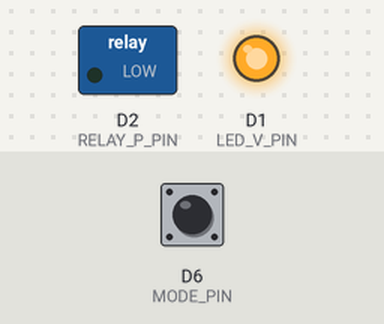
A sketch run on a simulated ESP8266 (NodeMCU). Parts: switched loads named in the sketch (green lamp = pin HIGH), output pins drawn as LEDs (lit = HIGH). The inputs (shaded band) are chosen by the test bench; at power-on: D6 (MODE_PIN) HIGH. Random numbers use the default seed unless the sketch sets one; EEPROM starts erased; what the sketch prints to the serial monitor is not drawn.

Above: at 1.5 s.
1.6 s: D6 (MODE_PIN) pulled LOW for 0.15 s
At 1.69 s:
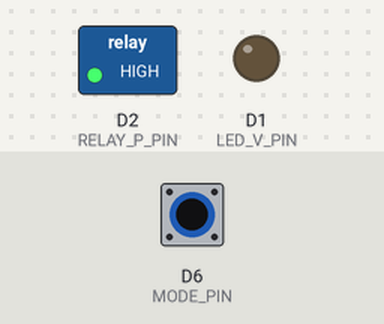
3.2 s: D6 (MODE_PIN) pulled LOW for 3.2 s
At 7.6 s:
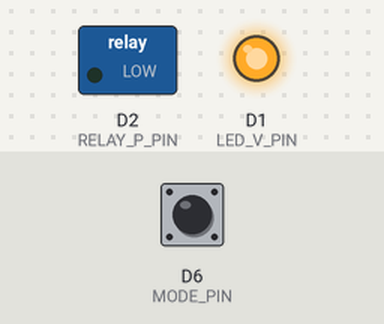
Timing chart, 0 to 9.1 s (numbered marks = the images above; inputs shaded):
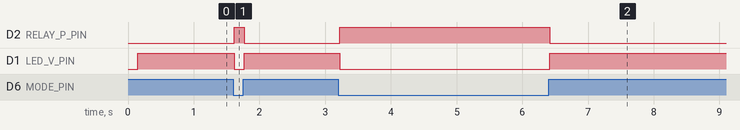

Measured:
- after the input at 1.6 s, D2 (RELAY_P_PIN): LOW → HIGH at once, → LOW 0.15 s later; D1 (LED_V_PIN): HIGH → LOW at once, → HIGH 0.15 s later
- after the input at 3.2 s, D2 (RELAY_P_PIN): LOW → HIGH at once, → LOW 3.2 s later; D1 (LED_V_PIN): HIGH → LOW at once, → HIGH 3.2 s later

The sketch:

iveco_pv.ino
```cpp
// ESP8266 (NodeMCU v3) — Вольтметр/Давление, буфер в браузере, Пуск/Пауза,
// вертикальный маркер с интерполяцией, верхняя LIVE-шкала,
// индикация P/V на D1/D2 + управление реле (D2=HIGH в режиме давления).
//
// Старт безопасный: V-режим (0–50 В), D1=HIGH, D2=LOW. Режим от тумблера D6 с неблокирующим дебаунсом.

#include <ESP8266WiFi.h>
#include <ESP8266WebServer.h>
#include <EEPROM.h>

ESP8266WebServer server(80);

// ===== Пины =====
#define MODE_PIN   D6       // вход P/V: HIGH = V (вольтметр), LOW = P (давление)
#define LED_V_PIN  D1       // GPIO5: индикация "V" (HIGH при V)
#define RELAY_P_PIN D2      // GPIO4: индикация "P" + реле (HIGH при P) — транзисторный ключ!

// ===== Железо АЦП / делители =====
#define ADC_RESOLUTION  1023.0f
#define ADC_REF_V       3.2f      // В на A0
#define SENSOR_SUPPLY_V 5.0f      // датчик давления 0..5 В
#define VOLT_DIVIDER_K  19.0f     // коэффициент делителя для 0..50 В на входе
#define VOLT_MAX_V      50.0f

// ===== EEPROM (диапазон давления) =====
const int EEPROM_SIZE   = 64;
const int EE_ADDR_MAGIC = 0;
const int EE_ADDR_RANGE = 4;
const uint32_t MAGIC    = 0xBADA55EE;

volatile float g_range_bar = 50.0f;  // 5/50/500/1000 (по умолчанию 50)

// ===== Дребезг D6 (неблокирующий) =====
const uint32_t DEBOUNCE_MS = 20;
volatile bool  g_mode_is_volt = true;   // текущее дебаунс-значение режима (true=V)
static bool    db_last_raw = true;
static bool    db_stable   = true;
static uint32_t db_last_change_ms = 0;

static inline float adcV(int raw){ return (raw/ADC_RESOLUTION)*ADC_REF_V; }
static inline float sensorV_toBar(float v, float range){ float bar=(v/SENSOR_SUPPLY_V)*range; return (bar<0)?0:bar; }

// Применить уровни на выходах (LED/реле) по режиму
static void applyPVOutputs(bool isVolt){
  digitalWrite(LED_V_PIN,   isVolt ? HIGH : LOW);
  digitalWrite(RELAY_P_PIN, isVolt ? LOW  : HIGH); // P=HIGH → реле шунтирует Radd
}

// Обновить дебаунс D6 и при смене режима — выходы
static void updatePVModeDebounced(){
  bool raw = (digitalRead(MODE_PIN) == HIGH); // HIGH=V
  uint32_t now = millis();
  if(raw != db_last_raw){
    db_last_raw = raw;
    db_last_change_ms = now;
  }else{
    if((now - db_last_change_ms) >= DEBOUNCE_MS){
      if(db_stable != raw){
        db_stable = raw;
        g_mode_is_volt = db_stable;
        applyPVOutputs(g_mode_is_volt);
      }
    }
  }
}

// ======= ВЕБ UI =======
const char HTML[] PROGMEM = R"HTML(
<!doctype html>
<html lang="ru"><head>
<meta charset="utf-8">
<meta name="viewport" content="width=device-width,initial-scale=1,viewport-fit=cover,user-scalable=no">
<title>IVECO Scale</title>
<style>
  :root{ --blue:#3aa3ff; --blueDark:#2a7edc; --vh:100vh; --padX:20px; --padTop:14px; --footerBottom:16px; --footerPad:10px; --scaleH:92px; --digitH:64px; --titleGap:10px; }
  html,body{height:100%;margin:0;background:#fff;overflow:hidden;font-family:-apple-system,BlinkMacSystemFont,"Segoe UI",Roboto,Arial,sans-serif; touch-action:none; overscroll-behavior:none;}
  .stage{position:fixed; inset:0; height:calc(var(--vh) * 100); box-sizing:border-box;}
  .frame{position:absolute; inset:0; box-sizing:border-box; border:4px solid var(--blue); border-radius:10px; background:#fff;}
  .topArea{position:absolute; left:var(--padX); right:var(--padX); top:var(--padTop);}
  .titleWrap{text-align:center; line-height:1.05; user-select:none; pointer-events:none;}
  .brand{font-weight:800; color:#2a7edc; font-size:24px; letter-spacing:1px;}
  .made{color:#000; font-weight:700; font-size:14px;}
  .titleGap{height:var(--titleGap);}
  .scaleBox{height:var(--scaleH);} #scaleCanvas{width:100%; height:100%; display:block;}
  .digitalWrap{height:var(--digitH); margin-top:8px; background:rgba(246,249,255,.85); border:1px solid #b7d6ff; border-radius:10px; display:flex; align-items:center; justify-content:flex-start; box-shadow:0 2px 8px rgba(0,0,0,.06); cursor:pointer; user-select:none; gap:8px; padding:0 12px;}
  .playIcon{width:40px; display:flex; align-items:center; justify-content:center; font-weight:900; font-size:22px; color:#084f9c;}
  .digitalValue{color:#000; font-weight:900; font-family:ui-monospace, Menlo, Consolas, monospace; letter-spacing:.6px; font-size:42px; line-height:1; white-space:nowrap; margin-left:6px;}
  .digitalWrap:active{filter:brightness(.97);}
  .chartBox{position:absolute; left:var(--padX); right:var(--padX);} #chart{width:100%; height:100%; display:block;}
  .footer{position:absolute; left:var(--padX); right:var(--padX); bottom:var(--footerBottom); padding:var(--footerPad); background:#f6f9ff; border:1px solid #cae3ff; border-radius:12px;}
  .row{display:flex; gap:8px}
  .btn{flex:1 1 0; height:48px; border-radius:10px; border:1px solid #b7d6ff; background:#fff; color:#0b3c7a; font-size:16px; font-weight:700; text-align:center;}
  .btn.active{background:#e9f3ff; border-color:#7fb9ff; color:#084f9c;}
  .btn:disabled{opacity:.45}
  .modeBadge{position:absolute; top:6px; right:6px; font:12px/1 system-ui; color:#084f9c;}
</style>
</head>
<body>
  <div class="stage">
    <div class="frame"></div>

    <div class="topArea" id="topArea">
      <div class="titleWrap">
        <div class="brand">IVECO</div>
        <div class="made">made in CAYLA garage</div>
      </div>
      <div class="titleGap"></div>

      <div class="scaleBox"><canvas id="scaleCanvas"></canvas></div>

      <!-- Цифровой дисплей = кнопка Пуск/Пауза -->
      <div class="digitalWrap" id="digitalWrap" title="Нажмите для Пуск/Пауза">
        <div class="playIcon" id="playIcon">▶</div>
        <div class="digitalValue" id="digitalValue">0.00</div>
      </div>
    </div>

    <div class="chartBox" id="chartBox"><canvas id="chart"></canvas></div>
    <div class="modeBadge" id="modeBadge">вольтметр</div>

    <div class="footer" id="footer">
      <div class="row" id="rangeRow">
        <button class="btn" data-range="5">0–5 bar</button>
        <button class="btn" data-range="50">0–50 bar</button>
        <button class="btn" data-range="500">0–500 bar</button>
        <button class="btn" data-range="1000">0–1000 bar</button>
      </div>
    </div>
  </div>

<script>
/* ===== режим/диапазон ===== */
let MODE='v';            // на старте принудительно V
let yUnit='V';
let RANGE_MAX = 50;      // для давления (меняется кнопками)
let lastMode='v';

/* ===== верхняя шкала / LIVE ===== */
let topLiveValue = null;
let topFrozen    = null;

/* ===== Пуск/Пауза ===== */
let paused=false;        // ▶=false, ⏸=true

/* ===== маркер ===== */
let markerFrac=1.0, dragging=false;

/* ===== буфер и время ===== */
const SAMPLE_MS=200, MAX_BUF_MS=5*60*1000, VIEW_SEC_DEF=60;
let VIEW_SEC=VIEW_SEC_DEF;
const TSPAN_MS = ()=> VIEW_SEC*1000;   // ЕДИНЫЙ span времени

let buf=[], lastT=performance.now();
let sweepStart=performance.now(); // левая граница всегда тут
let freezeEnd=null;

function pressureScaleTicks(max){
  if(max===5)    return {max, major:1,   minor:0.5};
  if(max===50)   return {max, major:10,  minor:5};
  if(max===500)  return {max, major:100, minor:50};
  if(max===1000) return {max, major:100, minor:50};
  return {max, major:10, minor:5};
}
function voltageScaleTicks(){ return {max:50, major:1, minor:0.5}; }
function pressureChartTicks(max){ return pressureScaleTicks(max); }
function voltageChartTicks(){ return {max:50, major:10, minor:5}; }
function scaleTicks(){ return MODE==='v'?voltageScaleTicks():pressureScaleTicks(RANGE_MAX); }
function chartTicks(){ return MODE==='v'?voltageChartTicks():pressureChartTicks(RANGE_MAX); }

function setVH(){ const vv=window.visualViewport; const h=(vv && vv.height?vv.height:window.innerHeight); document.documentElement.style.setProperty('--vh',(h/100)+'px'); }
function layout(){
  setVH();
  const stageR=document.querySelector('.stage').getBoundingClientRect();
  const footerR=document.getElementById('footer').getBoundingClientRect();
  const topPad=14,bottomPad=16;
  const availTopH=stageR.height-(footerR.height+bottomPad)-topPad-12;
  const scaleH=parseInt(getComputedStyle(document.documentElement).getPropertyValue('--scaleH'))||92;
  const digitH=parseInt(getComputedStyle(document.documentElement).getPropertyValue('--digitH'))||64;
  const needH=(24+4+16)+(parseInt(getComputedStyle(document.documentElement).getPropertyValue('--titleGap'))||10)+scaleH+8+digitH;
  if(needH>availTopH){
    const over=needH-availTopH;
    const sShrink=Math.min(over, Math.max(20,scaleH-50));
    const dShrink=Math.max(0, over - sShrink);
    document.documentElement.style.setProperty('--scaleH', (scaleH - sShrink) + 'px');
    document.documentElement.style.setProperty('--digitH', (digitH - dShrink) + 'px');
  }
  const stageNow=document.querySelector('.stage').getBoundingClientRect();
  const footerNow=document.getElementById('footer').getBoundingClientRect();
  const topNow=document.getElementById('topArea').getBoundingClientRect();
  const chartBox=document.getElementById('chartBox');
  const topOffset=Math.round(topNow.bottom - stageNow.top)+10;
  const bottomOffset=Math.round(stageNow.bottom - footerNow.top)+10;
  chartBox.style.top=topOffset+'px';
  chartBox.style.bottom=bottomOffset+'px';
  drawTopScale(); drawChart();
}
addEventListener('resize', ()=>{ clearTimeout(window.__rto); window.__rto=setTimeout(layout,80); });
addEventListener('load', layout);

/* ===== верхняя шкала ===== */
const scaleCanvas=document.getElementById('scaleCanvas');
const sctx=scaleCanvas.getContext('2d');

function fitCanvas(canvas, ctx){ const dpr=window.devicePixelRatio||1; const r=canvas.getBoundingClientRect(); canvas.width=Math.round(r.width*dpr); canvas.height=Math.round(r.height*dpr); ctx.setTransform(dpr,0,0,dpr,0,0); }

function drawTopScale(){
  fitCanvas(scaleCanvas, sctx);
  const W=scaleCanvas.width/(window.devicePixelRatio||1), H=scaleCanvas.height/(window.devicePixelRatio||1);
  sctx.clearRect(0,0,W,H);

  const {max,major,minor}=scaleTicks();
  const color=getComputedStyle(document.documentElement).getPropertyValue('--blue').trim()||'#3aa3ff';
  const colorMinor='#9fd0ff', y=Math.round(H*0.35);

  // базовая
  sctx.beginPath(); sctx.moveTo(0.5,y+0.5); sctx.lineTo(W-0.5,y+0.5); sctx.lineWidth=1; sctx.strokeStyle=color; sctx.stroke();

  const X=v=>(v/max)*W; const isMult=(v,s)=>Math.abs(v/s - Math.round(v/s))<1e-9;

  // minor
  sctx.strokeStyle=colorMinor; sctx.lineWidth=1;
  for(let v=0; v<=max+1e-9; v+=minor){
    if(isMult(v,major)) continue;
    const x=Math.round(X(v))+0.5, len=Math.min(8,H*0.25);
    sctx.beginPath(); sctx.moveTo(x,y+0.5); sctx.lineTo(x,y+len+0.5); sctx.stroke();
  }

  // major + метки
  sctx.strokeStyle=color; sctx.lineWidth=1.5; sctx.fillStyle="#003a7a";
  const fs=Math.max(8, Math.floor(H*0.20)); const gap=Math.max(12, Math.floor(H*0.32)); sctx.font=fs+"px system-ui, sans-serif";
  for(let v=0; v<=max+1e-9; v+=major){
    const x=Math.round(X(v))+0.5; const L=(max<=5)?Math.min(20,H*0.5):Math.min(18,H*0.45);
    sctx.beginPath(); sctx.moveTo(x,y+0.5); sctx.lineTo(x,y+L+0.5); sctx.stroke();
    let drawLabel=true; if(MODE==='v') drawLabel=(Math.round(v)%5==0); if(!drawLabel) continue;
    let lbl; if(MODE==='p' && max===1000) lbl=(v==0?"0K":(v/1000).toFixed(1)+"K"); else lbl=String(v);
    sctx.fillText(lbl, x - sctx.measureText(lbl).width/2, y+L+gap);
  }

  // красный индикатор (бар) по базовой линии
  const showVal = paused ? topFrozen : topLiveValue;
  if(showVal!=null && isFinite(showVal)){
    const v=Math.max(0, Math.min(max, showVal)), x=X(v);
    sctx.save(); sctx.strokeStyle='#ff3b30'; sctx.lineCap='round'; sctx.lineWidth=6;
    sctx.beginPath(); sctx.moveTo(0.5, y+0.5); sctx.lineTo(x+0.5, y+0.5); sctx.stroke(); sctx.restore();
  }
}

/* ===== график ===== */
const chart=document.getElementById('chart'), cctx=chart.getContext('2d');
let chartLayout=null;

function drawChart(){
  fitCanvas(chart, cctx);
  const W=chart.width/(window.devicePixelRatio||1), H=chart.height/(window.devicePixelRatio||1);
  cctx.clearRect(0,0,W,H);

  const padL=52, padR=10, padT=10, padB=22;
  const x0=padL, x1=W-padR, y0=padT, y1=H-padB;

  const {max:YMAX, major:YMAJ, minor:YMIN}=chartTicks();

  cctx.strokeStyle='#cfe7ff'; cctx.lineWidth=1; cctx.strokeRect(x0,y0,x1-x0,y1-y0);

  const yFor=v=>y1 - (v/YMAX)*(y1-y0); const isMult=(v,s)=>Math.abs(v/s - Math.round(v/s))<1e-9;

  // сетка
  cctx.strokeStyle='#e6f2ff'; cctx.lineWidth=1;
  for(let v=0; v<=YMAX; v+=YMIN){ if(isMult(v,YMAJ)) continue; const y=Math.round(yFor(v))+0.5; cctx.beginPath(); cctx.moveTo(x0,y); cctx.lineTo(x1,y); cctx.stroke(); }
  cctx.strokeStyle='#b7d6ff'; cctx.fillStyle='#003a7a'; cctx.font='12px system-ui, sans-serif';
  for(let v=0; v<=YMAX; v+=YMAJ){ const y=Math.round(yFor(v))+0.5; cctx.beginPath(); cctx.moveTo(x0,y); cctx.lineTo(x1,y); cctx.stroke(); const lbl=String(v); cctx.fillText(lbl, x0-6-cctx.measureText(lbl).width, y+4); }

  const now=performance.now();
  let winStart=sweepStart;
  let winEnd = paused ? (freezeEnd||now) : now;
  const span = (VIEW_SEC*1000);
  if(winEnd > winStart + span) winEnd = winStart + span;

  const xForT = t => x0 + ((t - winStart)/span)*(x1 - x0);

  const pts = buf.filter(p=>p.t>=winStart && p.t<=winEnd);
  if(pts.length>=2){
    cctx.beginPath();
    pts.forEach((p,i)=>{ const x=xForT(p.t), y=yFor(Math.max(0,Math.min(YMAX,p.v))); if(i===0)cctx.moveTo(x,y); else cctx.lineTo(x,y); });
    cctx.lineWidth=2; cctx.strokeStyle='#ff3b30'; cctx.stroke();
  }

  // вертикальный маркер
  const mx = x0 + markerFrac*(x1-x0);
  cctx.save(); cctx.strokeStyle='#ff3b30'; cctx.lineWidth=2; cctx.beginPath(); cctx.moveTo(mx+0.5,y0); cctx.lineTo(mx+0.5,y1); cctx.stroke(); cctx.restore();

  // точка-пересечение
  if(pts.length>=2){
    const tTarget = winStart + markerFrac*span;
    let hit=null;
    for(let i=0;i<pts.length-1;i++){
      const t0=pts[i].t, t1=pts[i+1].t;
      if(tTarget>=t0 && tTarget<=t1){
        const v0=pts[i].v, v1=pts[i+1].v;
        const r=(tTarget-t0)/Math.max(1e-6,(t1-t0));
        const v=v0 + r*(v1-v0);
        hit={x:xForT(tTarget), y:yFor(Math.max(0,Math.min(YMAX,v))), v};
        break;
      }
    }
    if(hit){
      cctx.save(); cctx.fillStyle='#000'; cctx.beginPath(); cctx.arc(hit.x, hit.y, 4.5, 0, Math.PI*2); cctx.fill(); cctx.restore();
      cctx.fillStyle='#000'; cctx.font='bold 12px system-ui, sans-serif';
      const label=hit.v.toFixed(2)+' '+yUnit;
      const tx=Math.min(Math.max(hit.x+8, x0+4), x1-4);
      const ty=Math.max(y0+12, Math.min(y1-4, hit.y-8));
      cctx.fillText(label, tx, ty);
      if(paused){ setDisplay(hit.v, yUnit); }
    }
  }

  // подпись Y
  cctx.fillStyle='#003a7a'; cctx.font='12px system-ui, sans-serif';
  cctx.save(); cctx.translate(18,(y0+y1)/2); cctx.rotate(-Math.PI/2); cctx.textAlign='center'; cctx.fillText(yUnit,0,0); cctx.restore();
}

function setMarkerFromClientX(clientX){
  const r=chart.getBoundingClientRect();
  const padL=52, padR=10;
  const x0=padL, x1=r.width-padR;
  const x=clientX - r.left;
  markerFrac=Math.max(0, Math.min(1, (x - x0) / (x1 - x0)));
  drawChart();
}
chart.addEventListener('pointerdown', (e)=>{ chart.setPointerCapture(e.pointerId); setMarkerFromClientX(e.clientX); });
chart.addEventListener('pointermove', (e)=>{ if(e.pressure || (e.buttons&1)) setMarkerFromClientX(e.clientX); });
chart.addEventListener('pointerup',   (e)=>{ try{ chart.releasePointerCapture(e.pointerId);}catch(_){} });

/* ===== кнопки диапазона (только давление) ===== */
const rangeRow=document.getElementById('rangeRow');
function applyActive(){ [...rangeRow.querySelectorAll('.btn')].forEach(b=> b.classList.toggle('active', parseInt(b.dataset.range,10)===RANGE_MAX)); }
rangeRow.addEventListener('click',(e)=>{
  const btn=e.target.closest('.btn[data-range]'); if(!btn||MODE!=='p') return;
  const v=parseInt(btn.dataset.range,10); if(!isFinite(v)) return;
  RANGE_MAX=v; applyActive(); drawTopScale();
  if(!paused){ buf=[]; sweepStart=performance.now(); markerFrac=1.0; }
  drawChart();
});

/* ===== Пуск/Пауза по клику на дисплей ===== */
const digitalWrap=document.getElementById('digitalWrap');
const playIcon=document.getElementById('playIcon');
function updatePlayIcon(){ playIcon.textContent = paused ? '⏸' : '▶'; }
digitalWrap.addEventListener('click', ()=>{
  paused=!paused;
  if(paused){ freezeEnd=performance.now(); topFrozen=topLiveValue; }
  else{ buf=[]; sweepStart=performance.now(); freezeEnd=null; topFrozen=null; markerFrac=1.0; }
  updatePlayIcon(); drawTopScale(); drawChart();
});

/* ===== UI режима ===== */
const modeBadge=document.getElementById('modeBadge');
function applyModeUI(){
  yUnit = (MODE==='v'?'V':'bar');
  modeBadge.textContent = (MODE==='v'?'вольтметр':'давление');
  document.querySelectorAll('.btn[data-range]').forEach(b=> b.disabled = (MODE==='v'));
  drawTopScale(); drawChart();
}

/* ===== опрос режима/данных ===== */
async function pollMode(){
  try{ const r=await fetch('/mode',{cache:'no-store'}); if(!r.ok) throw 0; const t=(await r.text()).trim(); MODE=(t==='v')?'v':'p'; }
  catch(_){ MODE='v'; }
  if(MODE!==lastMode){
    lastMode=MODE;
    if(!paused){ buf=[]; sweepStart=performance.now(); markerFrac=1.0; }
    applyModeUI();
  }
}
async function pollData(){
  if(paused) return;
  const tNow=performance.now();
  if(tNow-lastT>=SAMPLE_MS){
    lastT=tNow;
    let v;
    try{ const r=await fetch('/data',{cache:'no-store'}); if(!r.ok) throw 0; const txt=await r.text(); v=parseFloat(txt); if(!isFinite(v)) throw 0; }
    catch(_){
      const t=tNow/1000;
      if(MODE==='v'){ v=20+5*Math.sin(t*0.7)+0.2*(Math.random()-0.5); v=Math.max(0,Math.min(50,v)); }
      else{ const M=RANGE_MAX; v=M*0.4+(M*0.1)*Math.sin(t*0.6)+(M*0.01)*(Math.random()-0.5); v=Math.max(0,Math.min(M,v)); }
    }
    buf.push({t:tNow, v});
    const tMin=tNow - MAX_BUF_MS; while(buf.length && buf[0].t<tMin) buf.shift();
    setDisplay(v, yUnit); topLiveValue=v;
    drawTopScale(); drawChart();
  }
}

/* ===== луп ===== */
(function loopers(){ function tick(){ pollMode(); pollData(); requestAnimationFrame(tick);} tick(); })();
(function init(){ MODE='v'; yUnit='V'; RANGE_MAX=50; applyActive(); layout(); setDisplay(0,yUnit); markerFrac=1.0; updatePlayIcon(); })();
</script>
</body></html>
)HTML";

// ============ HTTP ============
void handleRoot(){ server.send_P(200, PSTR("text/html"), HTML); }
void handleMode(){ server.send(200, "text/plain", g_mode_is_volt ? "v" : "p"); }
void handleGetRange(){ server.send(200, "text/plain", String(g_range_bar, 0)); }
void handleSetRange(){
  if(!server.hasArg("max")){ server.send(400,"text/plain","missing max"); return; }
  long v=server.arg("max").toInt();
  if(v==5||v==50||v==500||v==1000){ g_range_bar=(float)v; EEPROM.put(EE_ADDR_MAGIC, MAGIC); EEPROM.put(EE_ADDR_RANGE, g_range_bar); EEPROM.commit(); server.send(200,"text/plain","ok"); }
  else server.send(400,"text/plain","bad value");
}
void handleData(){
  int raw=analogRead(A0);
  float v_a0=adcV(raw);
  if(g_mode_is_volt){
    float volts=v_a0*VOLT_DIVIDER_K; if(volts<0) volts=0; if(volts>VOLT_MAX_V) volts=VOLT_MAX_V;
    server.send(200,"text/plain",String(volts,2));
  }else{
    float v_sensor=v_a0*(SENSOR_SUPPLY_V/ADC_REF_V);
    float bar=sensorV_toBar(v_sensor, g_range_bar);
    server.send(200,"text/plain",String(bar,(g_range_bar>=50.0f)?1:2));
  }
}

void setup(){
  Serial.begin(115200); delay(150);

  // Пины
  pinMode(MODE_PIN, INPUT_PULLUP);     // тумблер
  pinMode(LED_V_PIN, OUTPUT);
  pinMode(RELAY_P_PIN, OUTPUT);

  // Безопасный старт: V-режим 50 В
  g_mode_is_volt = true;
  digitalWrite(LED_V_PIN, HIGH);
  digitalWrite(RELAY_P_PIN, LOW);

  // EEPROM (диапазон давления)
  EEPROM.begin(EEPROM_SIZE);
  float saved=50;
  uint32_t m=0; EEPROM.get(EE_ADDR_MAGIC, m);
  if(m==MAGIC){
    EEPROM.get(EE_ADDR_RANGE, saved);
    if(saved==5||saved==50||saved==500||saved==1000) g_range_bar=saved;
  }

  // Wi-Fi AP
  WiFi.persistent(false);
  WiFi.mode(WIFI_OFF); delay(50);
  WiFi.forceSleepWake(); delay(100);
  WiFi.setSleepMode(WIFI_NONE_SLEEP);
  WiFi.mode(WIFI_AP);
  WiFi.softAPConfig(IPAddress(192,168,4,1), IPAddress(192,168,4,1), IPAddress(255,255,255,0));
  WiFi.softAP("FRAME_AP", "", 6, false, 4);

  server.on("/", handleRoot);
  server.on("/mode", handleMode);
  server.on("/data", handleData);
  server.on("/range", handleGetRange);
  server.on("/setRange", handleSetRange);
  server.begin();

  Serial.println("AP: FRAME_AP  |  URL: http://192.168.4.1/");
}

void loop(){
  server.handleClient();
  // обновляем режим (без блокировок)
  updatePVModeDebounced();
  yield();
}
```
